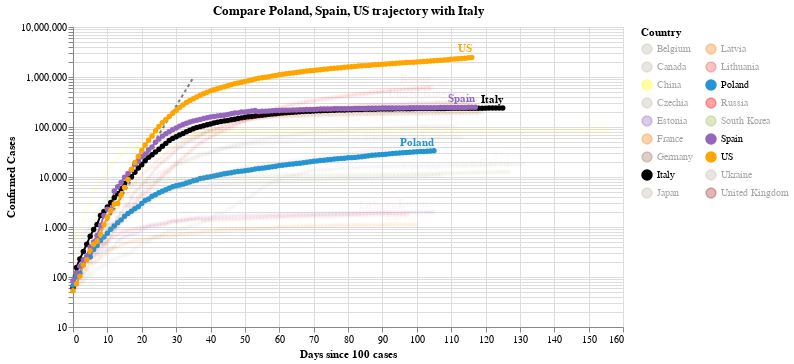

Source (notebook cell):
### Code cell
#hide_input
chart2 = make_since_chart(dff2, ['Poland', 'Spain', 'US'], baseline_countries)
chart2

### Figure 1 — Vega-Lite specification as saved in the notebook (floating-point values rounded to 4 significant figures; data arrays with more than 128 entries replaced by an {"elided": "..."} marker saying what was removed)
{"config": {"view": {"continuousWidth": 400, "continuousHeight": 300}}, "layer": [{"data": {"name": "data-628230001892d6798b50651be41d1b3e"}, "mark": {"type": "line", "color": "black", "opacity": 0.5, "strokeDash": [3, 3]}, "encoding": {"x": {"type": "quantitative", "field": "Days since 100 cases"}, "y": {"type": "quantitative", "field": "Confirmed Cases"}}}, {"data": {"name": "data-97d416d33672a2d68bd29a7aa754a843"}, "mark": {"type": "line", "point": true}, "encoding": {"color": {"type": "nominal", "field": "Country", "legend": {"columns": 2}, "scale": {"domain": ["Belgium", "Canada", "China", "Czechia", "Estonia", "France", "Germany", "Italy", "Japan", "Latvia", "Lithuania", "Poland", "Russia", "South Korea", "Spain", "US", "Ukraine", "United Kingdom"], "range": ["#C1B7AD", "#C1B7AD", "yellow", "#C1B7AD", "#9467bd", "#F58518", "#9D755D", "black", "#C1B7AD", "#F58518", "#E45756", "#2495D3", "red", "#A1BA59", "#9467bd", "orange", "#C1B7AD", "brown"]}}, "opacity": {"condition": {"value": 1, "selection": "selector004"}, "value": 0.05}, "tooltip": [{"type": "nominal", "field": "Country"}, {"type": "temporal", "field": "Date"}, {"type": "quantitative", "field": "Confirmed Cases"}, {"type": "quantitative", "field": "Days since 100 cases"}], "x": {"type": "quantitative", "field": "Days since 100 cases"}, "y": {"type": "quantitative", "field": "Confirmed Cases", "scale": {"type": "log"}}}, "selection": {"selector004": {"type": "multi", "fields": ["Country"], "bind": "legend", "init": [{"Country": "Poland"}, {"Country": "Spain"}, {"Country": "US"}, {"Country": "Italy"}]}}, "width": 550}, {"data": {"name": "data-97d416d33672a2d68bd29a7aa754a843"}, "mark": {"type": "text", "align": "right", "dy": -8, "fontWeight": "bold"}, "encoding": {"color": {"type": "nominal", "field": "Country", "legend": {"columns": 2}, "scale": {"domain": ["Belgium", "Canada", "China", "Czechia", "Estonia", "France", "Germany", "Italy", "Japan", "Latvia", "Lithuania", "Poland", "Russia", "South Korea", "Spain", "US", "Ukraine", "United Kingdom"], "range": ["#C1B7AD", "#C1B7AD", "yellow", "#C1B7AD", "#9467bd", "#F58518", "#9D755D", "black", "#C1B7AD", "#F58518", "#E45756", "#2495D3", "red", "#A1BA59", "#9467bd", "orange", "#C1B7AD", "brown"]}}, "opacity": {"condition": {"value": 1, "selection": "selector004"}, "value": 0.05}, "text": {"type": "nominal", "field": "Country"}, "tooltip": [{"type": "nominal", "field": "Country"}, {"type": "temporal", "field": "Date"}, {"type": "quantitative", "field": "Confirmed Cases"}, {"type": "quantitative", "field": "Days since 100 cases"}], "x": {"type": "quantitative", "field": "Days since 100 cases"}, "y": {"type": "quantitative", "field": "Confirmed Cases", "scale": {"type": "log"}}}, "transform": [{"filter": "(datum['Date'] >= 1593129600000)"}], "width": 550}], "title": "Compare Poland, Spain, US trajectory with Italy", "$schema": "https://vega.github.io/schema/vega-lite/v4.0.2.json", "datasets": {"data-628230001892d6798b50651be41d1b3e": [{"Days since 100 cases": 0, "Confirmed Cases": 100.0}, {"Days since 100 cases": 1, "Confirmed Cases": 130.0}, {"Days since 100 cases": 2, "Confirmed Cases": 169.0}, {"Days since 100 cases": 3, "Confirmed Cases": 219.7}, {"Days since 100 cases": 4, "Confirmed Cases": 285.6}, {"Days since 100 cases": 5, "Confirmed Cases": 371.3}, {"Days since 100 cases": 6, "Confirmed Cases": 482.7}, {"Days since 100 cases": 7, "Confirmed Cases": 627.5}, {"Days since 100 cases": 8, "Confirmed Cases": 815.7}, {"Days since 100 cases": 9, "Confirmed Cases": 1060.0}, {"Days since 100 cases": 10, "Confirmed Cases": 1379.0}, {"Days since 100 cases": 11, "Confirmed Cases": 1792.0}, {"Days since 100 cases": 12, "Confirmed Cases": 2330.0}, {"Days since 100 cases": 13, "Confirmed Cases": 3029.0}, {"Days since 100 cases": 14, "Confirmed Cases": 3937.0}, {"Days since 100 cases": 15, "Confirmed Cases": 5119.0}, {"Days since 100 cases": 16, "Confirmed Cases": 6654.0}, {"Days since 100 cases": 17, "Confirmed Cases": 8650.0}, {"Days since 100 cases": 18, "Confirmed Cases": 11250.0}, {"Days since 100 cases": 19, "Confirmed Cases": 14620.0}, {"Days since 100 cases": 20, "Confirmed Cases": 19000.0}, {"Days since 100 cases": 21, "Confirmed Cases": 24710.0}, {"Days since 100 cases": 22, "Confirmed Cases": 32120.0}, {"Days since 100 cases": 23, "Confirmed Cases": 41750.0}, {"Days since 100 cases": 24, "Confirmed Cases": 54280.0}, {"Days since 100 cases": 25, "Confirmed Cases": 70560.0}, {"Days since 100 cases": 26, "Confirmed Cases": 91730.0}, {"Days since 100 cases": 27, "Confirmed Cases": 119300.0}, {"Days since 100 cases": 28, "Confirmed Cases": 155000.0}, {"Days since 100 cases": 29, "Confirmed Cases": 201500.0}, {"Days since 100 cases": 30, "Confirmed Cases": 262000.0}, {"Days since 100 cases": 31, "Confirmed Cases": 340600.0}, {"Days since 100 cases": 32, "Confirmed Cases": 442800.0}, {"Days since 100 cases": 33, "Confirmed Cases": 575600.0}, {"Days since 100 cases": 34, "Confirmed Cases": 748300.0}, {"Days since 100 cases": 35, "Confirmed Cases": 972800.0}], "data-97d416d33672a2d68bd29a7aa754a843": {"elided": "2080 records"}}}
